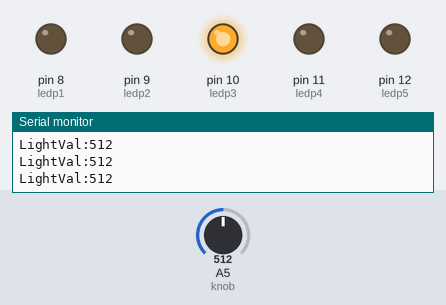
Bench run of a sketch on a simulated Arduino Uno, built with avr-gcc and run on an emulated ATmega328P. Parts: output pins drawn as LEDs (lit = HIGH), the last lines printed to the serial monitor. The test bench sets the inputs (shaded band); at power-on: A5 (knob) = 512.

Above: at 1.2 s.
1.3 s: A5 (knob) set to 603
4.3 s: A5 (knob) set to 628
At 4.9 s:
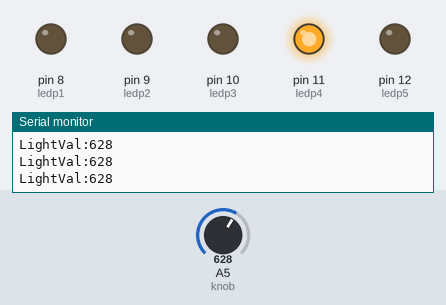
5.8 s: A5 (knob) set to 803
7.3 s: A5 (knob) set to 828
At 8.3 s:
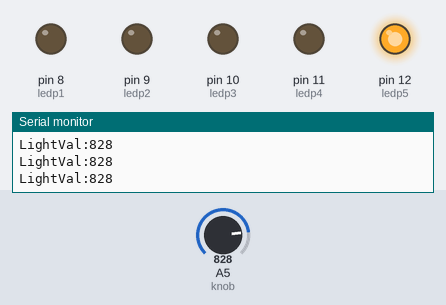
8.8 s: A5 (knob) set to 0
At 9.4 s:
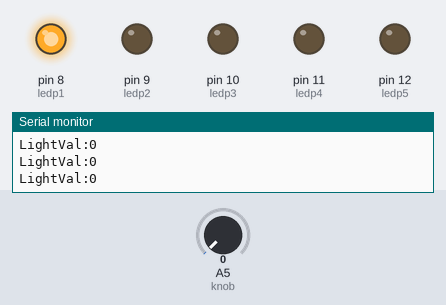
10.3 s: A5 (knob) set to 199
11.8 s: A5 (knob) set to 218
At 12.8 s:
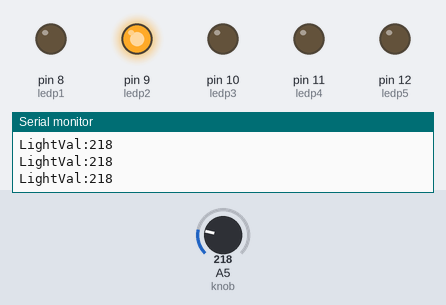
Timing chart, 0 to 14.3 s (numbered marks = the images above; inputs shaded):
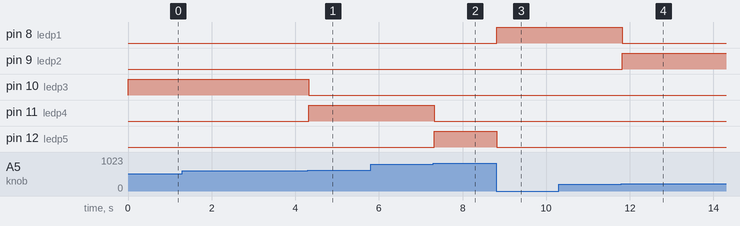

The sketch:

experiment-1-moving-led.ino
```cpp
 #define ledp1 8
#define ledp2 9
#define ledp3 10
#define ledp4 11
#define ledp5 12
#define button 7
#define knob A5
#define LDR A4

void setup() {
  Serial.begin(9600);
  Serial.println("device is set to 9600br");
  pinMode(ledp1, OUTPUT);
  pinMode(ledp2, OUTPUT);
  pinMode(ledp3, OUTPUT);
  pinMode(ledp4, OUTPUT);
  pinMode(ledp5, OUTPUT);
  pinMode(button, INPUT);
  pinMode(knob, INPUT);
  pinMode(LDR, INPUT);
}

void loop() {
  unsigned int Pval = analogRead (knob);
  Serial.print ("LightVal:");
  Serial.print (Pval);
  Serial.println ();
if (Pval == (constrain(Pval, 0, 205))) {
  digitalWrite(ledp1, 1);
}
else if (Pval != (constrain(Pval, 0, 205))){
  digitalWrite(ledp1, 0);
}
if (Pval == (constrain(Pval, 206, 409))){
  digitalWrite(ledp2, 1);
}
else if (Pval != (constrain(Pval, 206, 409))){
  digitalWrite(ledp2, 0);
}
if (Pval == (constrain(Pval, 410, 614))){
  digitalWrite(ledp3, 1);
}
else if (Pval != (constrain(Pval, 410, 614))){
  digitalWrite(ledp3, 0);
}
if (Pval == (constrain(Pval, 615, 818))){
  digitalWrite(ledp4, 1);
}
else if (Pval != (constrain(Pval, 615, 818))){
  digitalWrite(ledp4, 0);
}
if (Pval == (constrain(Pval, 819, 1023))){
  digitalWrite(ledp5, 1);
}
else if (Pval != (constrain(Pval, 819, 1023))){
  digitalWrite(ledp5, 0);
}
}
```

Measured:
- the behaviour switches between 614 and 615 on A5 (knob) (found by bisection; images 0 and 1)
- the behaviour switches between 818 and 819 on A5 (knob) (found by bisection; images 1 and 2)
- the behaviour switches between 205 and 206 on A5 (knob) (found by bisection; images 3 and 4)
- after the input at 4.3 s, pin 10 (ledp3): HIGH → LOW at once; pin 11 (ledp4): LOW → HIGH at once
- after the input at 7.3 s, pin 11 (ledp4): HIGH → LOW at once; pin 12 (ledp5): LOW → HIGH at once
- after the input at 8.8 s, pin 8 (ledp1): LOW → HIGH at once; pin 12 (ledp5): HIGH → LOW at once
- after the input at 11.8 s, pin 8 (ledp1): HIGH → LOW at once; pin 9 (ledp2): LOW → HIGH at once
